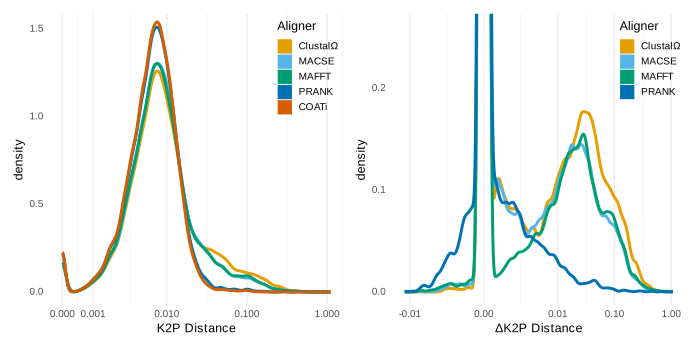

Write the R code that produced this figure.
library(tidyverse)
library(scales)
library(here)
library(patchwork)

PDF_WIDTH <- 7 # 178mm
PDF_HEIGHT <- PDF_WIDTH/2

#showtext_auto()

cbbPalette <- c("#000000", "#E69F00", "#56B4E9", "#009E73",
    "#F0E442", "#0072B2", "#D55E00", "#CC79A7", "#999999")
set.seed(17760)

# load data
aln_data <- read_csv(here("data/aln_data.csv.gz"))

kounts <- aln_data |> count(method, failed=is.na(k2p)) |> filter(failed)

cat("Table of failed sequences\n")
cat("=========================\n")
print(kounts)

# identify files that didn't show variation
k2p_sum <- aln_data |> summarize(
    coati_na = is.na(k2p[method == "tri-mg"]),
    all_same = n_distinct(k2p) == 1L,
    .by = "sequence")

kounts <- k2p_sum |> count(all_same)

cat("Table of trivial alignments\n")
cat("=========================\n")
print(kounts)

# remove sequences that COATi failed on
seq_ids <- k2p_sum |> filter(coati_na == FALSE) |> pull(sequence)
aln_data <- aln_data |> filter(sequence %in% seq_ids)


pal <- cbbPalette[c(2,3,4,6,7)]

#### PLOT 1: K2P density plots

gg1 <- ggplot(aln_data, aes(x = k2p, color=method)) + geom_density(linewidth = 1)
gg1 <- gg1 + scale_x_continuous(trans = transform_pseudo_log(0.0005, base=10),
    breaks=c(0, 0.001, 0.01, 0.1, 1))
gg1 <- gg1 + coord_cartesian(ylim=c(NA, 1.51))
gg1 <- gg1 + xlab("K2P Distance")
gg1 <- gg1 + scale_color_manual(values = pal,
    name="Aligner",  labels = c(
     "clustalo" = "ClustalΩ", #ClustalΩ
     "macse" = "MACSE",
     "mafft" = "MAFFT",
     "prank" = "PRANK",
     "tri-mg" = "COATi"
     )
    )
gg1 <- gg1 + guides(color = guide_legend(override.aes=list(fill=pal)))
gg1 <- gg1 + theme_minimal(9) + theme(
    legend.position = c(1,1),
    legend.justification = c(1, 1),
    legend.key.size = unit(11, 'pt'),
    panel.grid.major.y = element_blank(),
    panel.grid.minor.y = element_blank()
)

#### PLOT 2: K2P difference density plots

pal <- pal[-5]

seq_id <- k2p_sum |> filter(all_same == FALSE) |> pull(sequence)

k2p_data <- aln_data |>
    mutate(k2p_norm = k2p - k2p[method == "tri-mg"], .by = "sequence") |>
    filter(method != "tri-mg")

#k2p_data <- k2p_data |> filter(sequence %in% seq_id)

gg2 <- ggplot(k2p_data, aes(x = k2p_norm, color=method)) + geom_density(linewidth = 1, bw=0.05)
gg2 <- gg2 + scale_x_continuous(trans = transform_pseudo_log(0.0005, base=10),
    breaks=c(-1, -0.1, -0.01, 0, 0.01, 0.1, 1))
gg2 <- gg2 + coord_cartesian(ylim=c(NA, 0.26))
gg2 <- gg2 + xlab("ΔK2P Distance")
gg2 <- gg2 + scale_color_manual(values = pal,
    name="Aligner",  labels = c(
     "clustalo" = "ClustalΩ",
     "macse" = "MACSE",
     "mafft" = "MAFFT",
     "prank" = "PRANK",
     "tri-mg" = "COATi"
     )
    )
gg2 <- gg2 + guides(color = guide_legend(override.aes=list(fill=pal)))
gg2 <- gg2 + theme_minimal(9) + theme(
    legend.position = c(1,1),
    legend.justification = c(1, 1),
    legend.key.size = unit(11, 'pt'),
    panel.grid.major.y = element_blank(),
    panel.grid.minor.y = element_blank()
)



gg <- gg1 + gg2

if(interactive()) {
    print(gg)
} else {
    scriptname <- commandArgs() |> str_subset("^--file=") |> str_replace("^--file=","")
    pdfname <- scriptname |> str_replace("\\.[^.]*$", ".pdf")
    pdfname <- here("figures", pdfname)

    cairo_pdf(file=pdfname, width=PDF_WIDTH, height=PDF_HEIGHT)
    print(gg)
    invisible(dev.off())

    embedFonts(pdfname)
}

# k2p_data <- aln_data |>
#     pivot_wider(id_cols = "sequence", names_from = "method", values_from = "k2p")

# gg <- ggplot(k2p_data, aes(x = mafft, y = `tri-mg`)) + geom_point(alpha = 0.3)
# gg <- gg + scale_x_continuous(trans = transform_pseudo_log(0.0005, base=10))
# gg <- gg + scale_y_continuous(trans = transform_pseudo_log(0.0005, base=10))
